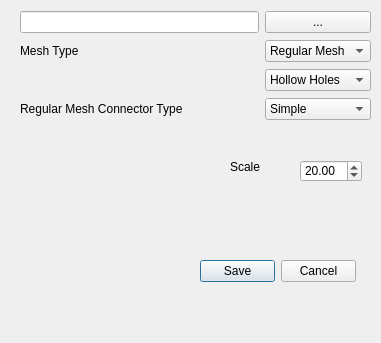
<?xml version="1.0" encoding="UTF-8"?>
<ui version="4.0">
 <class>ConnectorSelectionPanel</class>
 <widget class="QWidget" name="ConnectorSelectionPanel">
  <property name="geometry">
   <rect>
    <x>0</x>
    <y>0</y>
    <width>381</width>
    <height>343</height>
   </rect>
  </property>
  <property name="windowTitle">
   <string>Connector Selection</string>
  </property>
  <property name="autoFillBackground">
   <bool>false</bool>
  </property>
  <widget class="QLabel" name="preview_label">
   <property name="geometry">
    <rect>
     <x>30</x>
     <y>140</y>
     <width>151</width>
     <height>131</height>
    </rect>
   </property>
   <property name="autoFillBackground">
    <bool>true</bool>
   </property>
   <property name="text">
    <string/>
   </property>
   <property name="scaledContents">
    <bool>true</bool>
   </property>
  </widget>
  <widget class="QWidget" name="gridLayoutWidget">
   <property name="geometry">
    <rect>
     <x>20</x>
     <y>10</y>
     <width>351</width>
     <height>111</height>
    </rect>
   </property>
   <layout class="QGridLayout" name="gridLayout">
    <item row="3" column="1">
     <widget class="QComboBox" name="comboBox">
      <item>
       <property name="text">
        <string>Simple</string>
       </property>
      </item>
      <item>
       <property name="text">
        <string>Insert</string>
       </property>
      </item>
      <item>
       <property name="text">
        <string>Gear</string>
       </property>
      </item>
      <item>
       <property name="text">
        <string>Saw</string>
       </property>
      </item>
     </widget>
    </item>
    <item row="1" column="1">
     <widget class="QComboBox" name="mesh_type">
      <item>
       <property name="text">
        <string>Regular Mesh</string>
       </property>
      </item>
      <item>
       <property name="text">
        <string>Hollow Mesh</string>
       </property>
      </item>
     </widget>
    </item>
    <item row="1" column="0">
     <widget class="QLabel" name="label">
      <property name="text">
       <string>Mesh Type</string>
      </property>
     </widget>
    </item>
    <item row="2" column="1">
     <widget class="QComboBox" name="comboBox_3">
      <item>
       <property name="text">
        <string>Hollow Holes</string>
       </property>
      </item>
     </widget>
    </item>
    <item row="0" column="0">
     <widget class="QLineEdit" name="filename_text"/>
    </item>
    <item row="0" column="1">
     <widget class="QPushButton" name="file_button">
      <property name="text">
       <string>...</string>
      </property>
     </widget>
    </item>
    <item row="3" column="0">
     <widget class="QLabel" name="label_2">
      <property name="text">
       <string>Regular Mesh Connector Type</string>
      </property>
     </widget>
    </item>
   </layout>
  </widget>
  <widget class="QDoubleSpinBox" name="scale_val">
   <property name="geometry">
    <rect>
     <x>300</x>
     <y>160</y>
     <width>62</width>
     <height>22</height>
    </rect>
   </property>
   <property name="minimum">
    <double>0.000000000000000</double>
   </property>
   <property name="maximum">
    <double>100.000000000000000</double>
   </property>
   <property name="singleStep">
    <double>5.000000000000000</double>
   </property>
   <property name="value">
    <double>20.000000000000000</double>
   </property>
  </widget>
  <widget class="QLabel" name="scale_label">
   <property name="geometry">
    <rect>
     <x>230</x>
     <y>160</y>
     <width>47</width>
     <height>13</height>
    </rect>
   </property>
   <property name="text">
    <string>Scale</string>
   </property>
  </widget>
  <widget class="QDialogButtonBox" name="buttonBox">
   <property name="geometry">
    <rect>
     <x>200</x>
     <y>260</y>
     <width>156</width>
     <height>23</height>
    </rect>
   </property>
   <property name="standardButtons">
    <set>QDialogButtonBox::Cancel|QDialogButtonBox::Save</set>
   </property>
  </widget>
 </widget>
 <resources>
  <include location="../icons.qrc"/>
 </resources>
 <connections/>
</ui>
